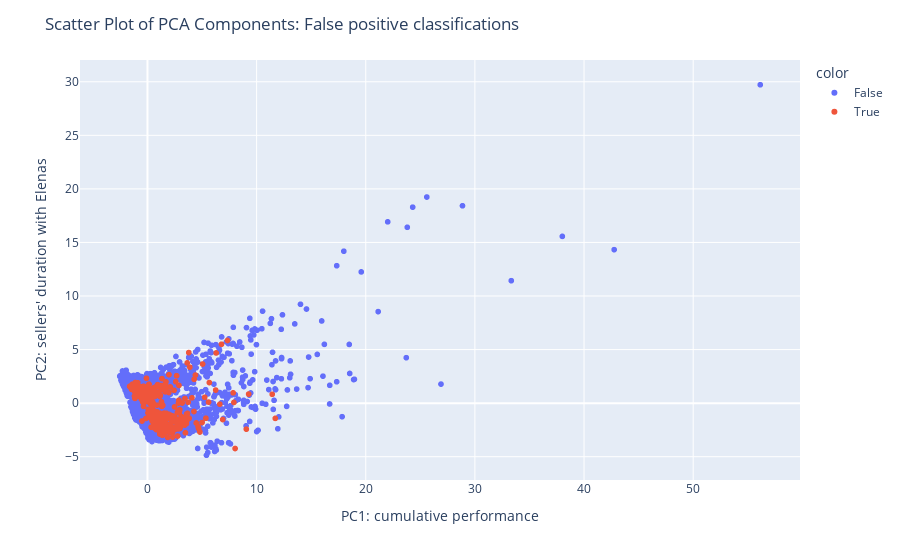

Notebook code cell kept with this figure:
### Markdown cell above
The model effectively identifies outliers, distinguishing sellers with exceptional or poor metrics. However, it faces challenges in accurately labeling sellers with average metrics. While no clear pattern is observed for misclassifications in PC2, there appears to be a discernible pattern within the range of -1.05X to 0.08X. To gain further insights, I will analyze the misclassifications separately as false positives and false negatives.

### Code cell
#Scatterplot of the false positive
fig = px.scatter(x=PCA_df["PC1"], y=PCA_df["PC2"], color=evaluation_df["is_false_positive"])

fig.update_layout(
    title="Scatter Plot of PCA Components: False positive classifications",
    xaxis_title="PC1: cumulative performance",
    yaxis_title="PC2: sellers' duration with Elenas"
)

fig.show()

### Figure 1 — Plotly figure (JSON) as saved in the notebook; plotly's stock layout.template omitted (floating-point values rounded to 4 significant figures; data arrays with more than 128 entries replaced by an {"elided": "..."} marker saying what was removed)
{"data": [{"hovertemplate": "color=False<br>x=%{x}<br>y=%{y}<extra></extra>", "legendgroup": "False", "marker": {"color": "#636efa", "symbol": "circle"}, "mode": "markers", "name": "False", "showlegend": true, "type": "scattergl", "x": {"elided": "9172 float values"}, "xaxis": "x", "y": {"elided": "9172 float values"}, "yaxis": "y"}, {"hovertemplate": "color=True<br>x=%{x}<br>y=%{y}<extra></extra>", "legendgroup": "True", "marker": {"color": "#EF553B", "symbol": "circle"}, "mode": "markers", "name": "True", "showlegend": true, "type": "scattergl", "x": {"elided": "369 float values"}, "xaxis": "x", "y": {"elided": "369 float values"}, "yaxis": "y"}], "layout": {"legend": {"title": {"text": "color"}, "tracegroupgap": 0}, "margin": {"t": 60}, "title": {"text": "Scatter Plot of PCA Components: False positive classifications"}, "xaxis": {"anchor": "y", "domain": [0, 1], "title": {"text": "PC1: cumulative performance"}}, "yaxis": {"anchor": "x", "domain": [0, 1], "title": {"text": "PC2: sellers' duration with Elenas"}}}}
